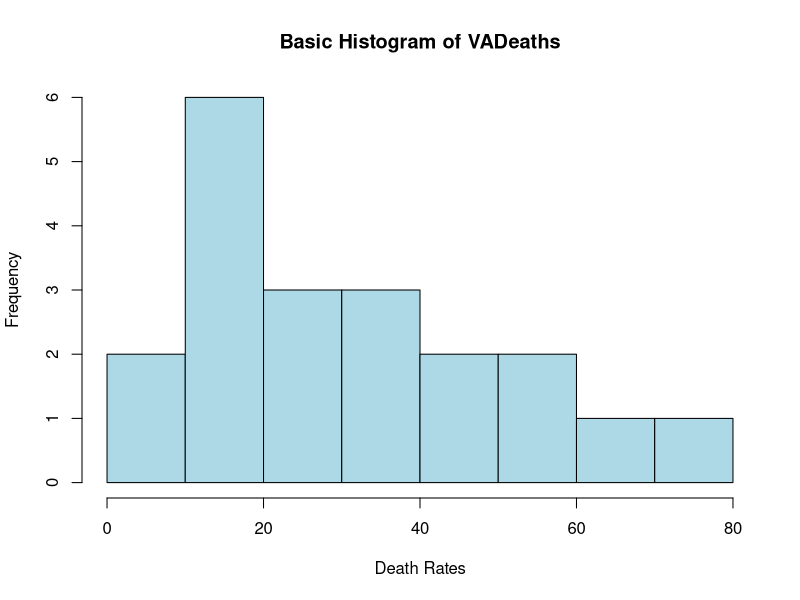
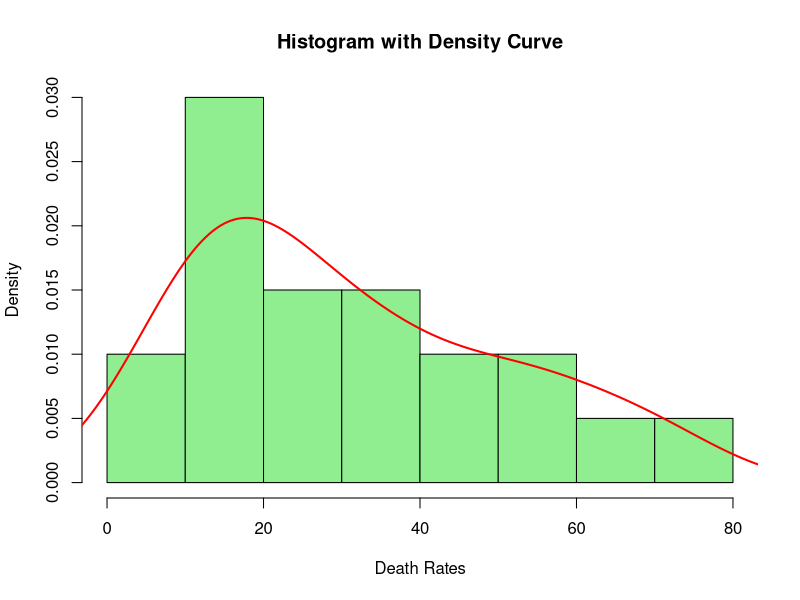
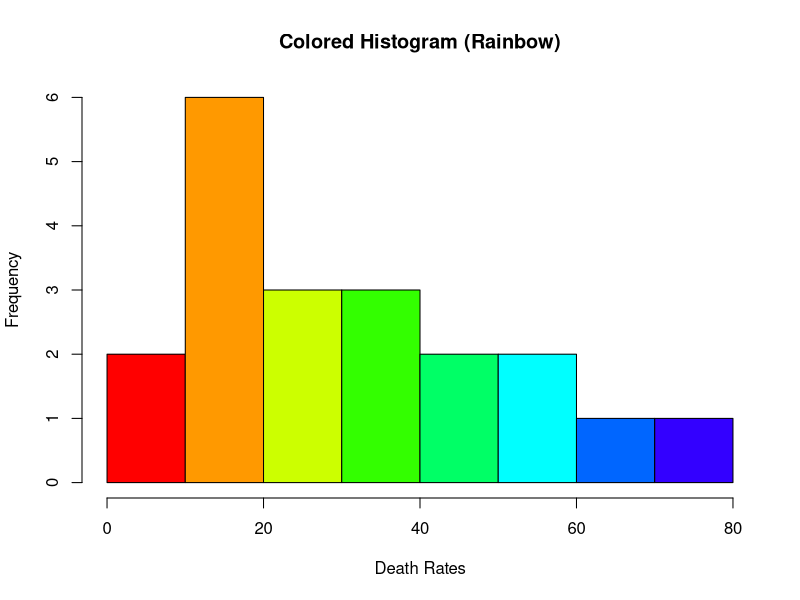

Generate these figures, in order, with R:
data("VADeaths")
VADeaths

va_vec <- as.vector(VADeaths)

hist(va_vec,
 main = "Basic Histogram of VADeaths",
 xlab = "Death Rates",
 col = "lightblue",
 border = "black")

hist(va_vec,
 main = "Histogram with Density Curve",
 xlab = "Death Rates",
 col = "lightgreen",
 freq = FALSE,
 border = "black")

lines(density(va_vec), col = "red", lwd = 2)

hist(va_vec,
 main = "Colored Histogram (Rainbow)",
 xlab = "Death Rates",
 col = rainbow(10),
 border = "black")
